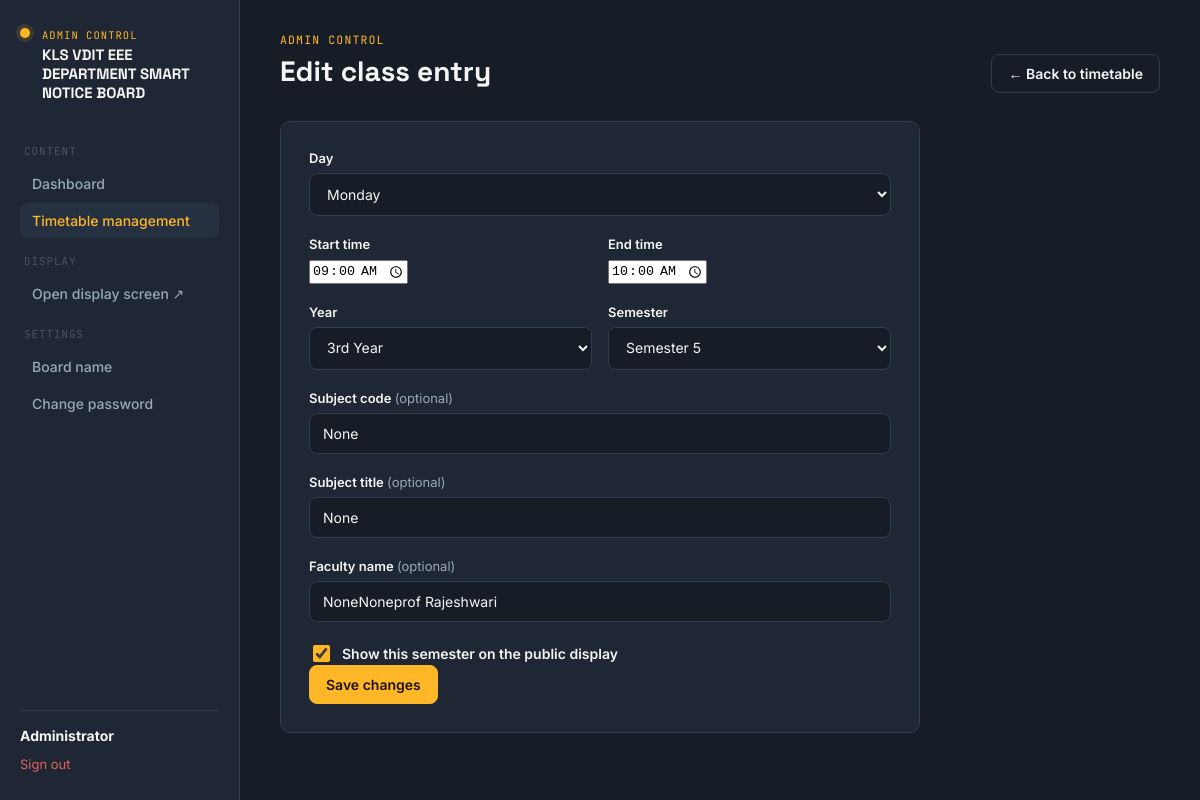
The app's page /timetable/edit/145 (signed in) with its own data.
### app.py (models this page shows, shortened)
class Settings(db.Model):
    id = db.Column(db.Integer, primary_key=True)
    board_title = db.Column(db.String(200), nullable=False, default=DEFAULT_BOARD_TITLE)

class User(UserMixin, db.Model):
    id = db.Column(db.Integer, primary_key=True)
    username = db.Column(db.String(64), unique=True, nullable=False)
    name = db.Column(db.String(128), nullable=False)
    password_hash = db.Column(db.String(255), nullable=False)
    role = db.Column(db.String(16), nullable=False, default="staff")  # admin | staff
    created_at = db.Column(db.DateTime, default=datetime.now)
    @property
    def is_admin(self):
        return self.role == "admin"

class TimetableEntry(db.Model):
    id = db.Column(db.Integer, primary_key=True)
    day = db.Column(db.String(10), nullable=False, index=True)
    start_time = db.Column(db.Time, nullable=False)
    end_time = db.Column(db.Time, nullable=False)
    year = db.Column(db.String(20), nullable=False)
    semester = db.Column(db.String(20), nullable=False)
    subject_code = db.Column(db.String(40), nullable=True)
    subject_title = db.Column(db.String(200), nullable=True)
    teacher_name = db.Column(db.String(120), nullable=True)
    published = db.Column(db.Boolean, default=True, nullable=False, index=True)
    source_filename = db.Column(db.String(255), nullable=True)
    created_at = db.Column(db.DateTime, default=datetime.now)
    updated_at = db.Column(db.DateTime, default=datetime.now, onupdate=datetime.now)

### app.py (the view, shortened to what this page needs)
@app.route("/timetable/edit/<int:entry_id>", methods=["GET", "POST"])
@login_required
@admin_required
def edit_timetable(entry_id):
    entry = TimetableEntry.query.get_or_404(entry_id)
    return render_template("add_timetable.html", entry=entry, weekdays=WEEKDAYS,
                           year_semester_map=YEAR_SEMESTER_MAP, years=TIMETABLE_YEARS)

### app.py (called while the page is built)
def get_settings():
    settings = Settings.query.first()
    if settings is None:
        settings = Settings(board_title=DEFAULT_BOARD_TITLE)
        db.session.add(settings)
        db.session.commit()
    return settings

@app.context_processor
def inject_settings():
    return {
        "site_settings": get_settings(),
        "asset_version": ASSET_VERSION,
        "ocr_available": PYTESSERACT_AVAILABLE and PYMUPDF_AVAILABLE,
    }

@login_manager.user_loader
def load_user(user_id):
    return User.query.get(int(user_id))

def admin_required(fn):
    @wraps(fn)
    def wrapper(*args, **kwargs):
        if not current_user.is_authenticated or not current_user.is_admin:
            abort(403)
        return fn(*args, **kwargs)
    return wrapper

### templates/add_timetable.html (shortened to what this page needs)
{% extends "base.html" %}
{% block content %}
{% set active = 'timetable' %}
<div class="shell">
  {% include "_sidebar.html" with context %}
  <main class="main">
    <div class="page-head">
      <div>
        <span class="eyebrow">Admin Control</span>
        <h1>{{ 'Edit class entry' if entry else 'Add class entry' }}</h1>
      </div>
      <a href="{{ url_for('timetable_list') }}" class="btn btn-ghost">← Back to timetable</a>
    </div>
    <form class="form-card" method="POST" id="timetable-form">
      <div class="field">
        <label for="day">Day</label>
        <select id="day" name="day">
          {% for d in weekdays %}
          <option value="{{ d }}" {{ 'selected' if ((entry and entry.day == d) or (not entry and prefill_day == d)) }}>{{ d }}</option>
          {% endfor %}
        </select>
      </div>
      <div class="two-col">
        <div class="field">
          <label for="start_time">Start time</label>
          <input type="time" id="start_time" name="start_time"
                 value="{{ entry.start_time.strftime('%H:%M') if entry else prefill_start }}" required>
        </div>
        <div class="field">
          <label for="end_time">End time</label>
          <input type="time" id="end_time" name="end_time"
                 value="{{ entry.end_time.strftime('%H:%M') if entry else prefill_end }}" required>
        </div>
      </div>
      <div class="two-col">
        <div class="field">
          <label for="year">Year</label>
          <select id="year" name="year">
            {% for y in years %}
            <option value="{{ y }}" {{ 'selected' if ((entry and entry.year == y) or (not entry and prefill_year == y)) }}>{{ y }}</option>
            {% endfor %}
          </select>
        </div>
        <div class="field">
          <label for="semester">Semester</label>
          <select id="semester" name="semester">
            <option value="">— choose year first —</option>
          </select>
        </div>
      </div>
      <div class="field">
        <label for="subject_code">Subject code <span class="optional-tag">(optional)</span></label>
        <input type="text" id="subject_code" name="subject_code" placeholder="e.g. BEE701" value="{{ entry.subject_code if entry else '' }}">
      </div>
      <div class="field">
        <label for="subject_title">Subject title <span class="optional-tag">(optional)</span></label>
        <input type="text" id="subject_title" name="subject_title" placeholder="Subject title" value="{{ entry.subject_title if entry else '' }}">
      </div>
      <div class="field">
        <label for="teacher_name">Faculty name <span class="optional-tag">(optional)</span></label>
        <input type="text" id="teacher_name" name="teacher_name" placeholder="Faculty name" value="{{ entry.teacher_name if entry else '' }}">
      </div>
      <label class="checkbox-option"><input type="checkbox" name="publish" value="1" {{ 'checked' if (entry and entry.published) or not entry else '' }}> Show this semester on the public display</label>
      <button type="submit" class="btn btn-primary">{{ 'Save changes' if entry else 'Add to timetable' }}</button>
    </form>
  </main>
</div>
{% endblock %}

### templates/_sidebar.html
<aside class="sidebar">
  <div class="brand-block">
    <span class="brand-mark"></span>
    <div class="brand-text">
      <span class="brand-eyebrow">Admin Control</span>
      <span class="brand-name">{{ site_settings.board_title }}</span>
    </div>
  </div>
  <nav class="nav-group">
    <span class="nav-label">Content</span>
    <a class="nav-link {{ 'active' if active=='dashboard' }}" href="{{ url_for('dashboard') }}">Dashboard</a>
    <a class="nav-link {{ 'active' if active=='timetable' }}" href="{{ url_for('timetable_list') }}">Timetable management</a>
    <span class="nav-label">Display</span>
    <a class="nav-link" href="{{ url_for('display') }}" target="_blank">Open display screen ↗</a>
    <span class="nav-label">Settings</span>
    <a class="nav-link {{ 'active' if active=='settings' }}" href="{{ url_for('board_settings') }}">Board name</a>
    <a class="nav-link {{ 'active' if active=='password' }}" href="{{ url_for('change_password') }}">Change password</a>
  </nav>
  <div class="sidebar-footer">
    <strong>{{ current_user.name }}</strong>
    <a class="logout-link" href="{{ url_for('logout') }}">Sign out</a>
  </div>
</aside>

### static/css/style.css (style rules this page uses)
:root { --ink: #F5F6F3; --ink-dim: #9AA9BA; --ink-faint: #64748099; --bg: #161D27; --bg-panel: #1E2733; --bg-panel-raised: #253140; --border: #303D4D; --accent: #FFB627; --accent-ink: #1B1200; --success: #3FA377; --danger: #E0645C; --cat-notice: #4C8DC4; --cat-achievement: #D4A93A; --cat-important: #D2564D; --cat-event: #38A08A; --radius: 10px; --font-display: 'Space Grotesk', sans-serif; --font-body: 'Inter', sans-serif; --font-mono: 'JetBrains Mono', monospace; }
* { box-sizing: border-box; }
html, body { margin: 0; padding: 0; background: var(--bg); color: var(--ink); font-family: var(--font-body); min-height: 100vh; }
a { color: inherit; text-decoration: none; }
button { font-family: inherit; cursor: pointer; }
.shell { display: grid; grid-template-columns: 240px 1fr; min-height: 100vh; }
.sidebar { background: var(--bg-panel); border-right: 1px solid var(--border); padding: 28px 20px; display: flex; flex-direction: column; gap: 28px; }
.brand-mark { width: 10px; height: 10px; border-radius: 50%; background: var(--accent); box-shadow: 0 0 0 4px #FFB62722; flex-shrink: 0; }
.brand-block { display: flex; align-items: flex-start; gap: 12px; }
.brand-text { display: flex; flex-direction: column; gap: 4px; min-width: 0; }
.brand-eyebrow { font-family: var(--font-mono); font-size: 10.5px; text-transform: uppercase; letter-spacing: 0.1em; color: var(--accent); }
.brand-name { font-family: var(--font-display); font-weight: 700; font-size: 15px; line-height: 1.25; }
.eyebrow { font-family: var(--font-mono); font-size: 11.5px; text-transform: uppercase; letter-spacing: 0.1em; color: var(--accent); display: block; margin-bottom: 6px; }
.nav-group { display: flex; flex-direction: column; gap: 2px; }
.nav-label { font-family: var(--font-mono); font-size: 11px; letter-spacing: 0.08em; text-transform: uppercase; color: var(--ink-faint); margin: 14px 4px 6px; }
.nav-link { display: flex; align-items: center; gap: 10px; padding: 9px 12px; border-radius: 8px; font-size: 14px; color: var(--ink-dim); font-weight: 500; }
.nav-link.active { background: var(--bg-panel-raised); color: var(--accent); }
.sidebar-footer { margin-top: auto; border-top: 1px solid var(--border); padding-top: 16px; font-size: 13px; color: var(--ink-dim); }
.sidebar-footer strong { color: var(--ink); display:block; font-size: 14px; }
.logout-link { display:block; margin-top: 12px; color: var(--danger); font-size: 13px; }
.main { padding: 32px 40px 60px; max-width: 1200px; }
.page-head { display: flex; justify-content: space-between; align-items: flex-end; margin-bottom: 28px; flex-wrap: wrap; gap: 16px; }
.page-head h1 { font-family: var(--font-display); font-size: 28px; margin: 0 0 4px; }
.btn { display: inline-flex; align-items: center; gap: 8px; border: 1px solid var(--border); background: var(--bg-panel-raised); color: var(--ink); padding: 10px 16px; border-radius: 8px; font-size: 14px; font-weight: 600; transition: border-color .15s ease; }
.btn-primary { background: var(--accent); color: var(--accent-ink); border-color: var(--accent); }
.btn-ghost { background: transparent; }
.form-card { background: var(--bg-panel); border: 1px solid var(--border); border-radius: var(--radius); padding: 28px; max-width: 640px; }
.field { margin-bottom: 20px; }
.field label { display: block; font-size: 13px; font-weight: 600; margin-bottom: 7px; color: var(--ink); }
.optional-tag { font-weight: 400; color: var(--ink-dim); text-transform: none; letter-spacing: 0; }
input[type=text], input[type=password], input[type=number], input[type=date], input[type=file], textarea, select { width: 100%; background: var(--bg); border: 1px solid var(--border); color: var(--ink); padding: 11px 13px; border-radius: 8px; font-size: 14px; font-family: var(--font-body); }
.two-col { display: grid; grid-template-columns: 1fr 1fr; gap: 16px; }
.checkbox-option { display: flex; align-items: center; gap: 9px; font-size: 14px; font-weight: 600; color: var(--ink); cursor: pointer; }
.checkbox-option input[type=checkbox] { width: 17px; height: 17px; accent-color: var(--accent); cursor: pointer; }

### records on screen
Settings: board_title "KLS VDIT EEE DEPARTMENT SMART NOTICE BOARD"
User: name "Administrator"
TimetableEntry: start_time "09:00", end_time "10:00", subject_code "None", subject_title "None", teacher_name "NoneNoneprof Rajeshwari"

### other values on screen
{{ 'Edit class entry' if entry else 'Add class entry' }} "Edit class entry"
{{ 'Save changes' if entry else 'Add to timetable' }} "Save changes"
form field day "Monday"
form field year "3rd Year"
